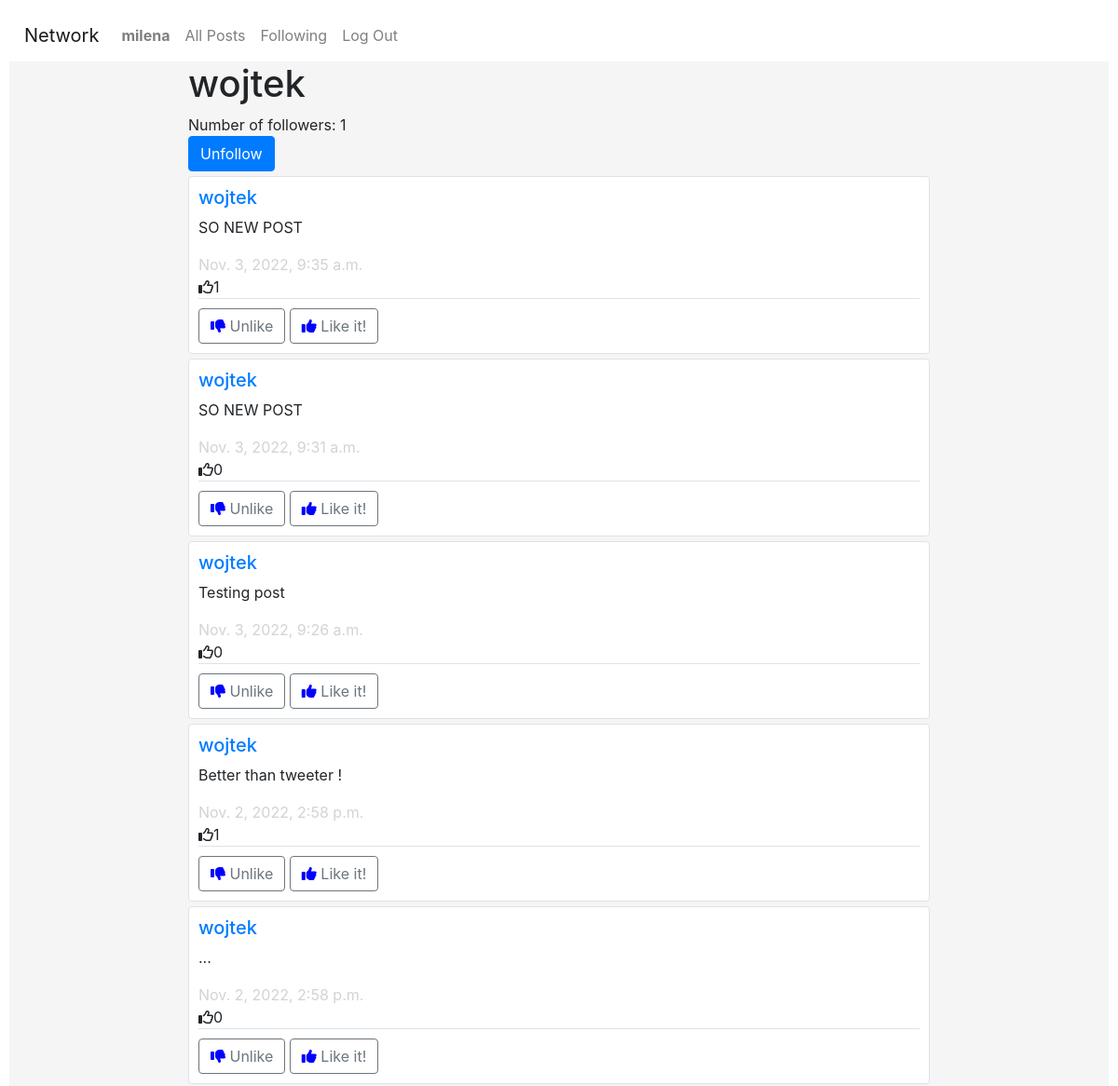
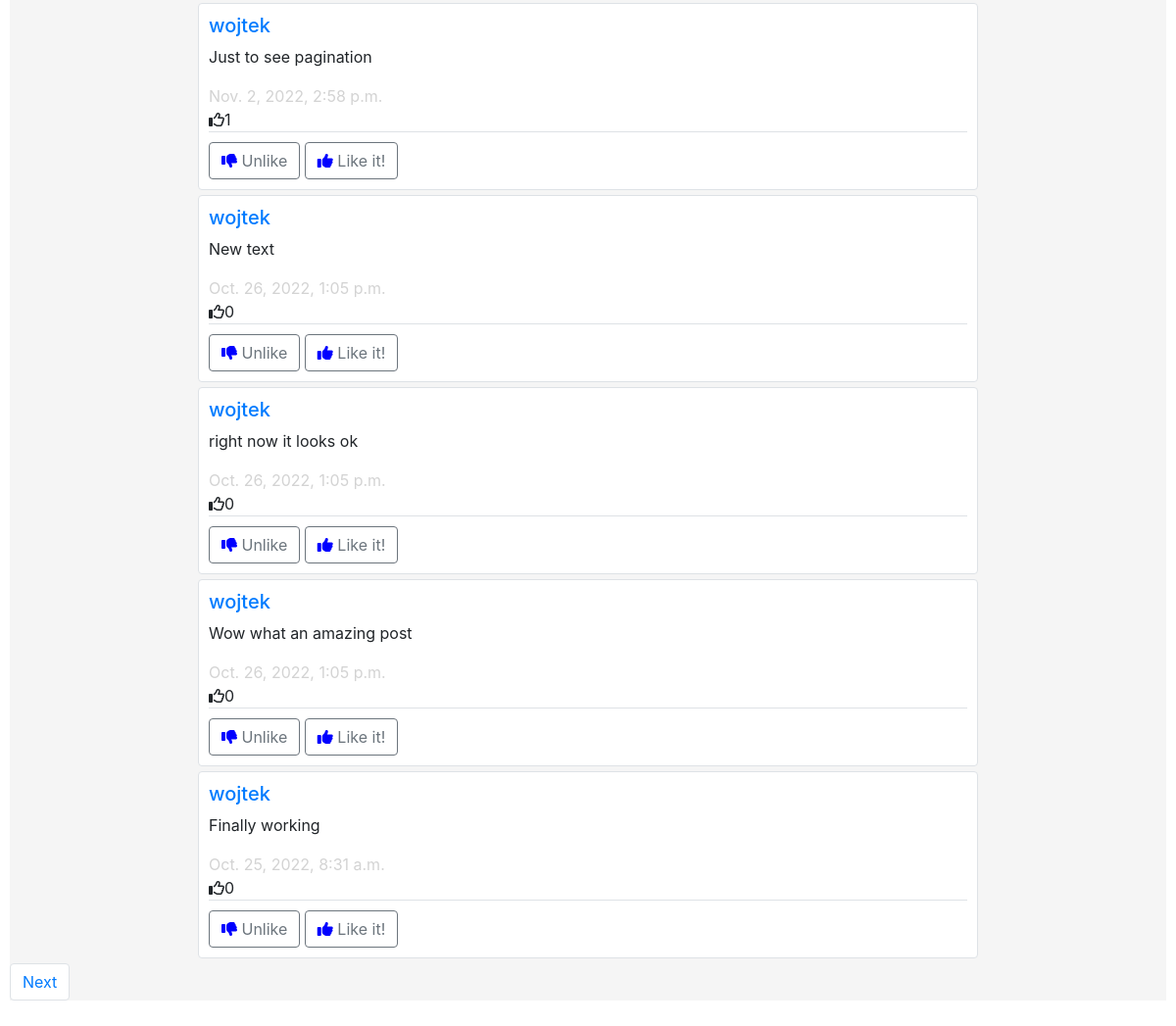
Screenshot of /profile/wojtek (signed in) with the database file from the repository (2 pictures, top to bottom).
### network/models.py (models this page shows, shortened)
class User(AbstractUser):
    pass
    number_followers = models.IntegerField(default = 0)
    def __str__(self):
        return self.username

class Post(models.Model):
    author = models.ForeignKey(User, on_delete=models.CASCADE)
    body = models.CharField(max_length = 1024)
    time_stamp = models.DateTimeField(auto_now_add = True)
    likes = models.PositiveIntegerField(default = 0)

### network/views.py (the view)
# urls.py: path("profile/<str:user>", views.profile, name="profile"),
def profile(request,user):
    flag = True
    author = User.objects.get(username = user)
    followings = request.user.followings.all()
    for following in followings:
        if following.followed == author:
            flag = False
    followers = author.followers.count()
    author.number_followers = followers
    author.save()
    posts = Post.objects.filter(author = author).order_by('-time_stamp')
    pagin = Paginator(posts, 10)
    page_number = request.GET.get('page')
    page_obj = pagin.get_page(page_number)
    user = request.user
    liked = Like.objects.filter(liker = user)
    liked_posts = []
    for like in liked:
        liked_posts.append(like.liked_post)
    return render(request, "network/profile.html", {
        'posts':page_obj,
        'author': author,
        'flag': flag,
        'liked_posts': liked_posts
    })

### network/templates/network/profile.html (shortened to what this page needs)
{% extends "network/layout.html" %}
{% block body %}
    <div class="container">
    <h1>{{author.username}}</h1>
    <span>Number of followers: {{ author.number_followers }}</span>
    {% if user != author %}
        <form action="follow/{{author.username}}" method="post">
            {% if flag %}
                <button id = "follow" type="submit" class="btn btn-primary"> Follow </button>
            {% else %}
                <button id = "unfollow" type="submit" class="btn btn-primary"> Unfollow </button>
            {% endif %}
        </form>
    {% endif %}
    {% for post in posts %}
    <div class="border rounded post">
        <h5><a href = "{% url 'profile' post.author %}" class="link-secondary">{{post.author}}</a></h5>
        <p class="post_body" id="body{{post.id}}">{{post.body}}</p>
        <span id="timestamp">{{post.time_stamp}}</span><br>
        <i class="fa-regular fa-thumbs-up"></i><span id="likes" data-index={{post.id}}>{{post.likes}}</span>
        <div class="border-top like_div">
            <button  data-index={{post.id}} id="unlike" class="btn btn-outline-secondary"><i class="fa fa-thumbs-down"></i> Unlike </button>
            <button  data-index={{post.id}} id="like" class="btn btn-outline-secondary"><i class="fa fa-thumbs-up"></i> Like it! </button>
        </div>
    </div>
    {%endfor%}
    </div>
    <ul class="pagination">
        {% if posts.has_next %}
        <li class="page-item"><a class="page-link" href="?page={{ posts.next_page_number }}">Next</a></li>
        {% endif %}
    </ul>
{% endblock %}

### network/templates/network/layout.html (shortened to what this page needs)
{% load static %}
<!DOCTYPE html>
<html lang="en">
    <head>
        <link rel="stylesheet" href="https://stackpath.bootstrapcdn.com/bootstrap/4.4.1/css/bootstrap.min.css">
        <link href="{% static 'network/styles.css' %}" rel="stylesheet">
        <link rel="stylesheet" href="https://cdnjs.cloudflare.com/ajax/libs/font-awesome/4.7.0/css/font-awesome.min.css">
    </head>
    <body>
        <nav class="navbar navbar-expand-lg navbar-light">
            <a class="navbar-brand" href="#">Network</a>
            <div>
              <ul class="navbar-nav mr-auto">
                {% if user.is_authenticated %}
                    <li class="nav-item">
                        <a class="nav-link" href="{% url 'profile' user %}"><strong>{{ user.username }}</strong></a>
                    </li>
                {% endif %}
                <li class="nav-item">
                  <a class="nav-link" href="{% url 'index' %}">All Posts</a>
                </li>
                {% if user.is_authenticated %}
                    <li class="nav-item">
                        <a class="nav-link" href="{% url 'following' %}">Following</a>
                    </li>
                    <li class="nav-item">
                        <a class="nav-link" href="{% url 'logout' %}">Log Out</a>
                    </li>
                {% endif %}
              </ul>
            </div>
          </nav>
        <div class="body">
            {% block body %}
            {% endblock %}
        </div>
    </body>
</html>

### network/static/network/styles.css (style rules this page uses)
body { padding: 10px; }
.body { background-color: whitesmoke; }
.post { padding: 10px; margin-bottom: 5px; }
#timestamp { color: lightgrey; }
#unfollow { margin-bottom: 5px; }
.fa { color: blue; }
.container { width: 70%; align-self: center; }
.like_div { padding-top: 10px; }
.post { background-color: white; }

### rows the page displays
User: username "milena"
User: username "wojtek", number_followers "1"
Post: author "wojtek", body "SO NEW POST", time_stamp "Nov. 3, 2022, 9:35 a.m.", likes "1"
Post: author "wojtek", body "SO NEW POST", time_stamp "Nov. 3, 2022, 9:31 a.m.", likes "0"
Post: author "wojtek", body "Testing post", time_stamp "Nov. 3, 2022, 9:26 a.m.", likes "0"
Post: author "wojtek", body "Better than tweeter !", time_stamp "Nov. 2, 2022, 2:58 p.m.", likes "1"
Post: author "wojtek", body "...", time_stamp "Nov. 2, 2022, 2:58 p.m.", likes "0"
Post: author "wojtek", body "Just to see pagination", time_stamp "Nov. 2, 2022, 2:58 p.m.", likes "1"
Post: author "wojtek", body "New text", time_stamp "Oct. 26, 2022, 1:05 p.m.", likes "0"
Post: author "wojtek", body "right now it looks ok", time_stamp "Oct. 26, 2022, 1:05 p.m.", likes "0"
Post: author "wojtek", body "Wow what an amazing post", time_stamp "Oct. 26, 2022, 1:05 p.m.", likes "0"
Post: author "wojtek", body "Finally working", time_stamp "Oct. 25, 2022, 8:31 a.m.", likes "0"
